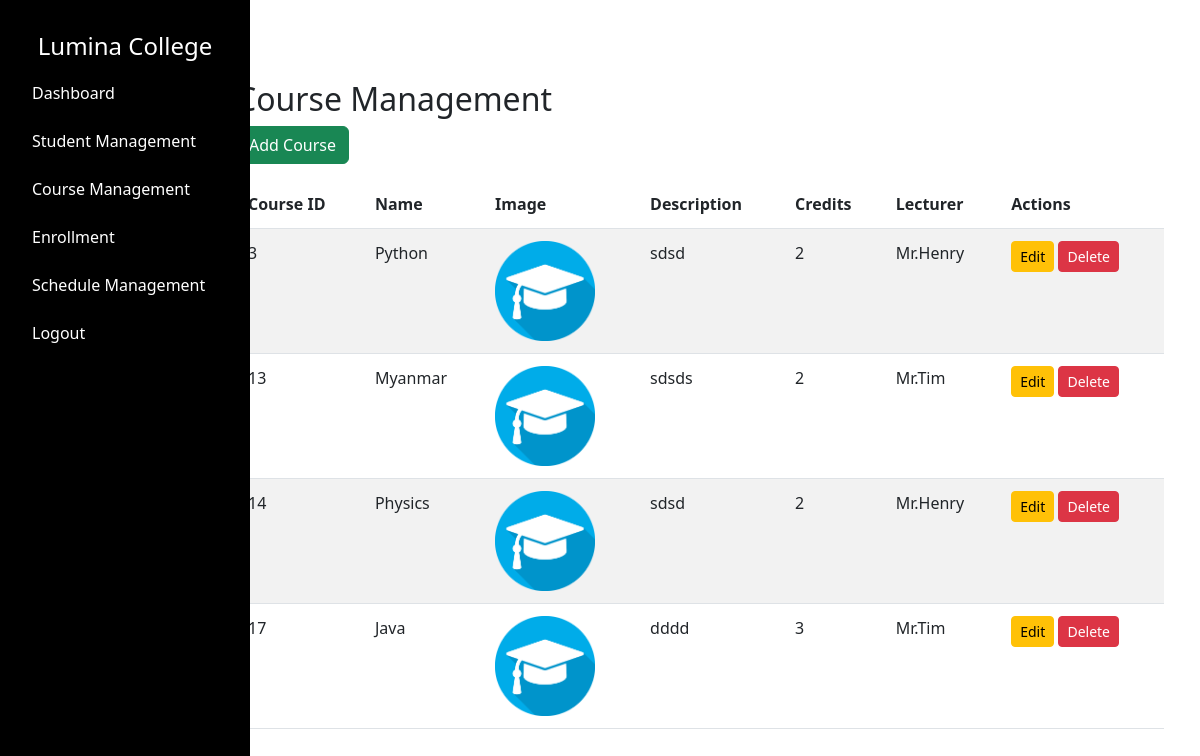
The page /admin/courses (signed in) on the database its author committed.
### tables this page shows
CREATE TABLE "course" (
    "id" INTEGER PRIMARY KEY AUTOINCREMENT,
    "name" TEXT NOT NULL,
    "image" TEXT NOT NULL,
    "description" TEXT NOT NULL,
    "credits" INTEGER NOT NULL,
    "lecturer" TEXT NOT NULL
);

### app.py (the view)
@app.route("/admin/courses", methods=["GET"])
def admin_view_courses():
    if 'username' not in session or session.get('user_type') != 'admin':
        return redirect(url_for('admin_login'))
    username = session.get('username')
    courses = query_db("SELECT * FROM course")
    courses = [
        {
            "id": course[0],
            "name": course[1],
            "image": course[2],
            "description": course[3],
            "credits": course[4],
            "lecturer": course[5],
        }
        for course in courses
    ]
    return render_template("admin/courses.html", courses=courses, username=username, time=time)

### dbcontroller.py (called while the page is built)
def get_db_connection():
    return sqlite3.connect(DATABASE)

def query_db(query, args=(), one=False):
    con = get_db_connection()
    with closing(con.cursor()) as cur:
        cur.execute(query, args)
        rv = cur.fetchall()
        if one:
            return rv[0] if rv else None
        return rv

### templates/admin/courses.html (shortened to what this page needs)
{% extends "/admin/layout.html" %} {% block content %}
<link href="/static/css/admin/coursemgmt.css" rel="stylesheet" />
<div class="container mt-5">
  <h2>Course Management</h2>
  <a href="{{ url_for('add_course') }}" class="btn btn-success mb-3"
    >Add Course</a
  >
  <div class="table-responsive">
    <table class="table table-striped">
      <thead>
        <tr>
          <th>Course ID</th>
          <th>Name</th>
          <th>Image</th>
          <th>Description</th>
          <th>Credits</th>
          <th>Lecturer</th>
          <th>Actions</th>
        </tr>
      </thead>
      <tbody>
        {% for course in courses %}
        <tr>
          <td>{{ course['id'] }}</td>
          <td>{{ course['name'] }}</td>
          <td>
            <img
              src="{{ url_for('static', filename='images/courses/' ~ course['image']) }}?v={{ time.time() }}"
              class="course-img"
              alt="Course Image"
            />
          </td>
          <td>{{ course['description'] }}</td>
          <td>{{ course['credits'] }}</td>
          <td>{{ course['lecturer'] }}</td>
          <td>
            <a
              href="{{ url_for('edit_course', course_id=course['id']) }}"
              class="btn btn-warning btn-sm"
              >Edit</a
            >
            <form
              action="{{ url_for('delete_course', id=course['id']) }}"
              method="post"
              style="display: inline"
            >
              <button
                type="submit"
                class="btn btn-danger btn-sm"
                onclick="return confirm('Are you sure you want to delete this course?')"
              >
                Delete
              </button>
            </form>
          </td>
        </tr>
        {% endfor %}
      </tbody>
    </table>
  </div>
</div>
{% endblock %}

### templates/admin/layout.html (shortened to what this page needs)
<!DOCTYPE html>
<html lang="en">
  <head>
    <link href="/static/css/admin/layout.css" rel="stylesheet" />
    <link
      href="https://cdn.jsdelivr.net/npm/bootstrap@5.3.0/dist/css/bootstrap.min.css"
      rel="stylesheet"
    />
    <link
      href="https://cdnjs.cloudflare.com/ajax/libs/font-awesome/6.0.0-beta3/css/all.min.css"
      rel="stylesheet"
    />
  </head>
  <body>
    <div class="container-fluid">
      <div class="row">
        <nav id="sidebar" class="col-md-3 col-lg-2 d-md-block custom-sidebar">
          <div class="position-sticky">
            <h4 class="text-center mt-3">Lumina College</h4>
            <ul class="nav flex-column">
              <li class="nav-item">
                <a
                  class="nav-link active"
                  href="{{ url_for('admin_dashboard') }}"
                  >Dashboard</a
                >
              </li>
              <li class="nav-item">
                <a class="nav-link" href="#">Student Management</a>
              </li>
              <li class="nav-item">
                <a class="nav-link" href="{{ url_for('admin_view_courses') }}"
                  >Course Management</a
                >
              </li>
              <li class="nav-item">
                <a class="nav-link" href="#">Enrollment</a>
              </li>
              <li class="nav-item">
                <a class="nav-link" href="#">Schedule Management</a>
              </li>
              <li class="nav-item">
                {% if username %}
                <a class="nav-link" href="{{ url_for('admin_logout') }}"
                  >Logout</a
                >
                {% else %}
                <a class="nav-link" href="{{ url_for('admin_login') }}"
                  >Login</a
                >
                {% endif %}
              </li>
            </ul>
          </div>
        </nav>
        <main class="col-md-9 ms-sm-auto col-lg-10 px-4 main-content">
          {% block content %}{% endblock %}
        </main>
      </div>
    </div>
  </body>
</html>

### static/css/admin/layout.css (style rules this page uses)
body { font-family: Arial, sans-serif; margin: 0; }
#sidebar.custom-sidebar { background-color: #000000; color: #ffffff; height: 100vh; padding-top: 1rem; position: fixed; top: 0; left: 0; width: 250px; transition: transform 0.3s ease, width 0.3s ease; transform: translateX(0); z-index: 1000; }
#sidebar.custom-sidebar .nav-link { color: #ffffff; padding: 0.75rem 1.25rem; transition: background-color 0.3s ease; }
.main-content { margin-left: 250px; padding: 2rem; transition: margin-left 0.3s ease, padding 0.3s ease; }

### static/css/admin/coursemgmt.css (style rules this page uses)
.course-img { max-width: 100px; height: auto; }
.table td, .table th { padding: 0.75rem; }
.table { margin-bottom: 1rem; background-color: transparent; }

### rows shown on the page
course: id "3", name "Python", image (picture), description "sdsd", credits "2", lecturer "Mr.Henry"
course: id "13", name "Myanmar", image (picture), description "sdsds", credits "2", lecturer "Mr.Tim"
course: id "14", name "Physics", image (picture), description "sdsd", credits "2", lecturer "Mr.Henry"
course: id "17", name "Java", image (picture), description "dddd", credits "3", lecturer "Mr.Tim"
